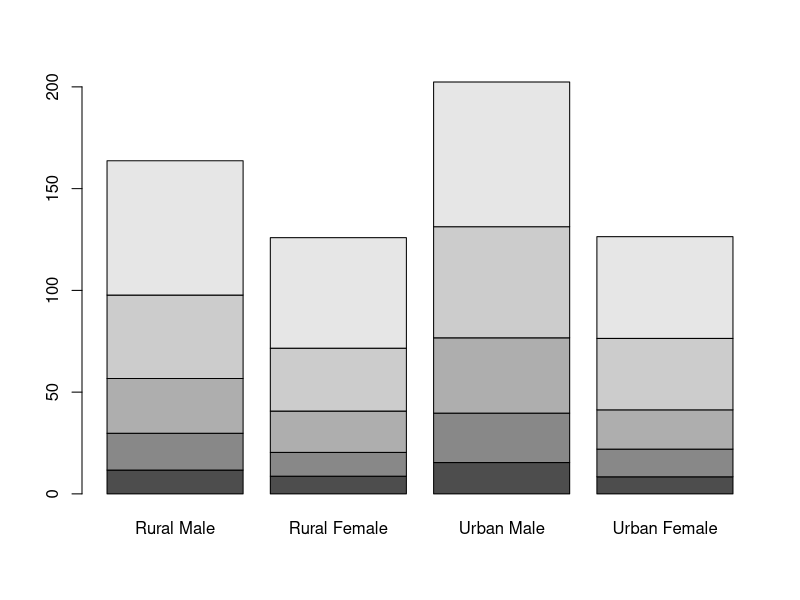
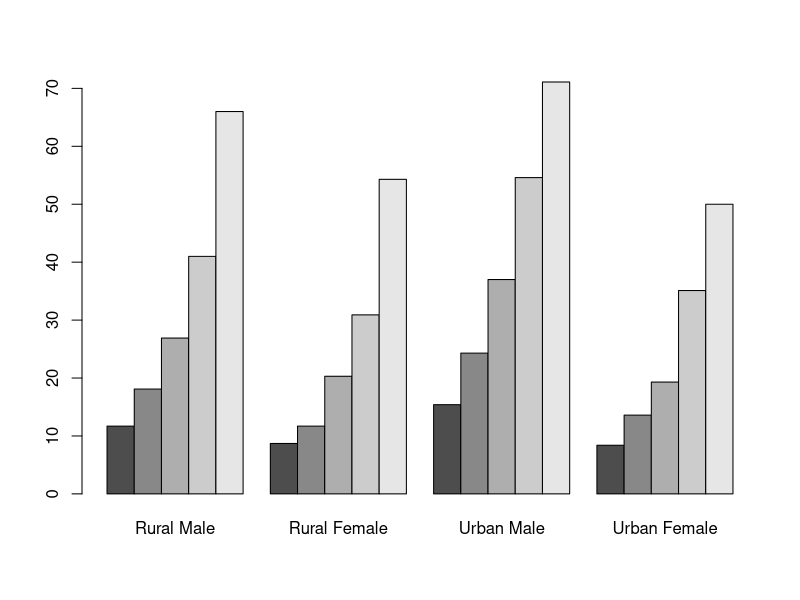
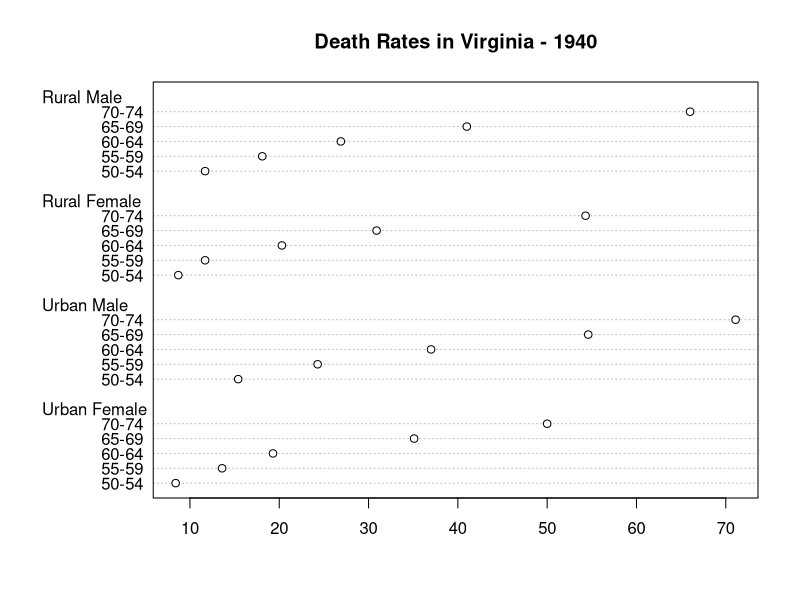
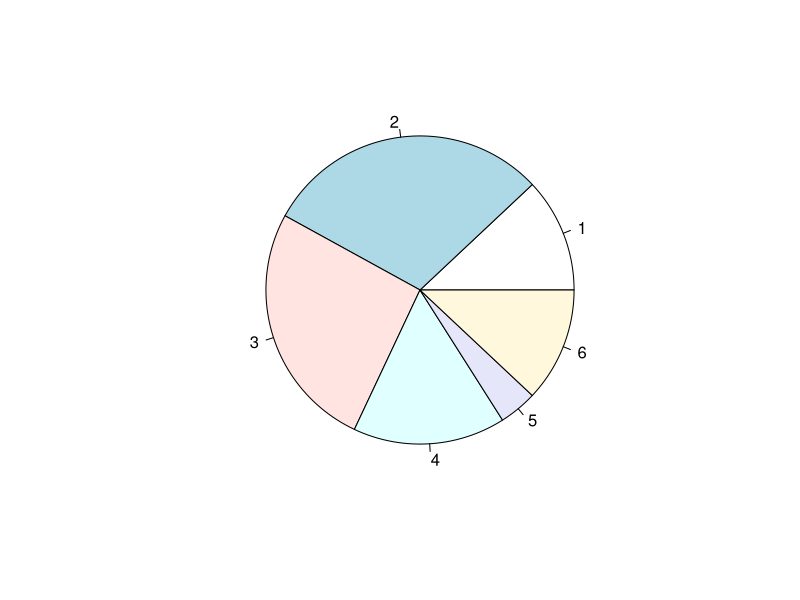
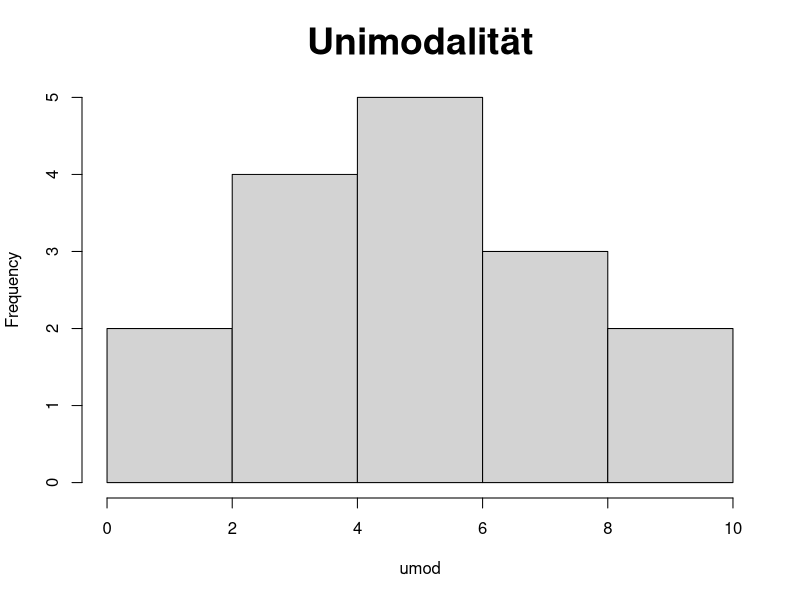
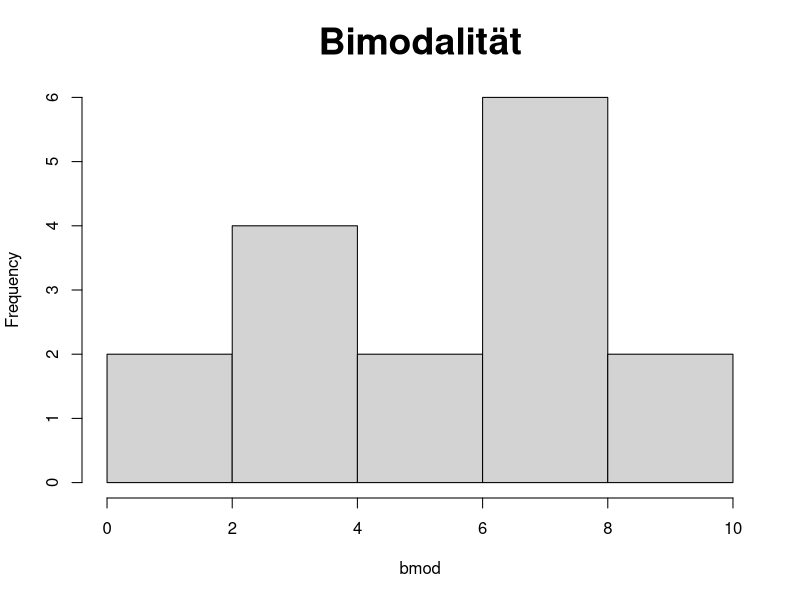
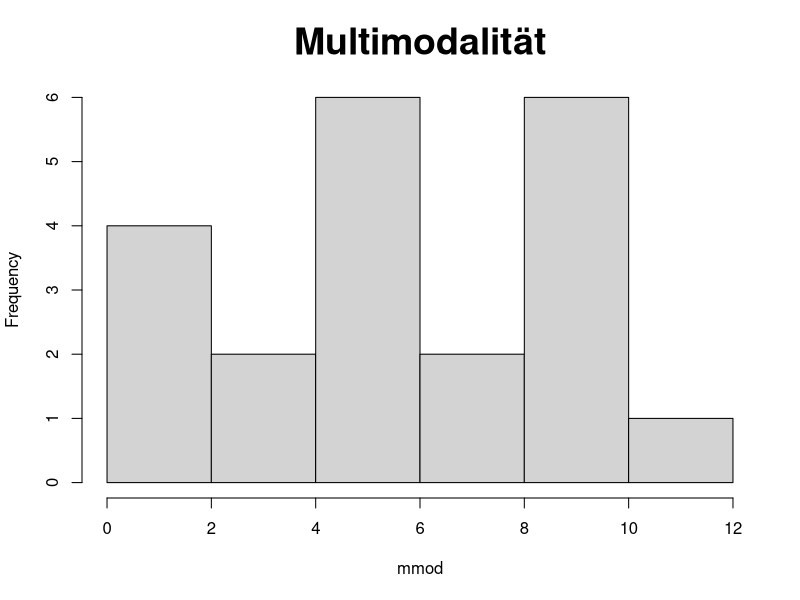
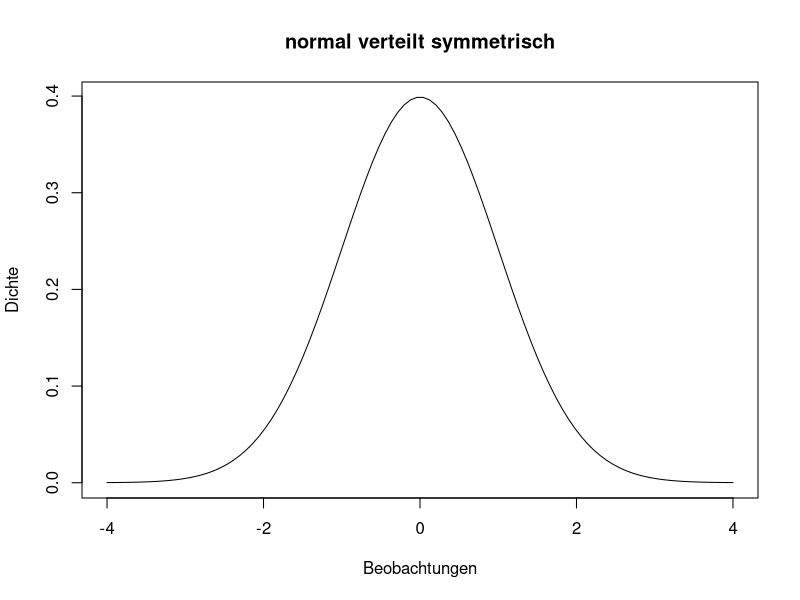

Reproduce these figures in R, in order.
## ---- chunk 1
knitr::opts_chunk$set(warning = FALSE)

panel.hist <- function(x, ...)
{
  usr <- par("usr"); on.exit(par(usr))
  par(usr = c(usr[1:2], 0, 1.5) )
  h <- hist(x, plot = FALSE)
  breaks <- h$breaks; nB <- length(breaks)
  y <- h$counts; y <- y/max(y)
  rect(breaks[-nB], 0, breaks[-1], y, col = "lightblue", ...)
}

panel.cor <- function(x, y, digits = 2, prefix = "", cex.cor, ...)
{
  usr <- par("usr"); on.exit(par(usr))
  par(usr = c(0, 1, 0, 1))
  r <- abs(cor(x, y))
  txt <- format(c(r, 0.123456789), digits = digits)[1]
  txt <- paste0(prefix, txt)
  if(missing(cex.cor)) cex.cor <- 0.8/strwidth(txt)
  text(0.5, 0.5, txt, cex = cex.cor * r,col=ifelse(r>=0.5,"red","black"))
}
## ---- chunk 2
barplot(VADeaths); barplot(VADeaths,beside = TRUE)
## ---- chunk 3
dotchart(VADeaths,main="Death Rates in Virginia - 1940")
## ---- chunk 4
pie.sales <- c(0.12, 0.3, 0.26, 0.16, 0.04, 0.12)
pie(pie.sales)
## ---- chunk 5
x <- x <- c(5, 3, 8, 2, 6, 1, 9, 4)
quantile(x = x, probs = c(0.2, 0.4, 0.5, 0.6, 0.8))
## ---- chunk 6
umod <- c(1, 2, 3, 3, 3, 4, 5, 6, 6, 6, 6, 8, 8, 8, 9, 10)
bmod <- c(1, 2, 3, 3, 3, 4, 5, 6, 7, 7, 7, 8, 8, 8, 9, 10)
mmod <-c (1, 2, 2, 2, 3, 4, 5, 5, 5, 5, 5, 6, 7, 8, 9, 9, 9, 9, 9, 10, 11)
hist(umod, main = 'Unimodalität', cex.main = 2.25)
hist(bmod, main = 'Bimodalität', cex.main = 2.25)
hist(mmod, main = 'Multimodalität', cex.main = 2.25)
## ---- chunk 7
x <- seq(-4, 4, length=100)
y <- dnorm(x)

plot(x, y, type='l', main="normal verteilt symmetrisch", xlab="Beobachtungen", ylab="Dichte")
plot(c(x, x+8), c(y, y), type='l', main="bimodal symmetrisch", xlab="Beobachtungen", ylab="Dichte")
## ---- chunk 8
rechtsSchief <- dbeta(seq(0, 1, by=0.02), 2, 5)
linksSchief <- dbeta(seq(0, 1, by=0.02), 5, 2)
plot(rechtsSchief, type="l", main="rechtsschief", xlab = "Beobachtungen", ylab = "Dichte")
plot(linksSchief, type="l", main="linksschief", xlab = "Beobachtungen", ylab = "Dichte")
## ---- chunk 9
kg<-c(1.82, 1.75, 1.89, 176, 1.65, 1.71)
## ---- chunk 10
boxplot(airquality$Ozone,
  main = "Mean ozone in parts per billion at Roosevelt Island",
  xlab = "Parts Per Billion",
  ylab = "Ozone",
  horizontal = TRUE,
  cex.main = 1.1
)
## ---- chunk 11
daten <- airquality$Temp
hist(daten, main="Histogramm", xlab="Beobachtungen", ylab="Häufigkeit", freq = FALSE);
lines(density(daten))
## ---- chunk 12
oscars <- read.csv2("Daten/oscars.csv", sep=",")
oscars2 <- oscars$Age [oscars$Age>=0 & oscars$Age <=70]
hist(oscars2, breaks=9, main="Oscars", xlab="Alter der Gewinner/in", ylab="Häufigkeit")
## ---- chunk 13
boxplot(oscars2, main="Oscars", xlab="Alter der Gewinner/in", horizontal = TRUE)
## ---- chunk 14
set.seed(14522)
normaleDaten<-rnorm(200)
gammaDaten<-rgamma(200,shape=5,rate=10)
## ---- chunk 15
qqnorm(normaleDaten); qqline(normaleDaten,col=2)
qqnorm(gammaDaten); qqline(gammaDaten,col=2)
## ---- chunk 16
library(ggplot2)
library(patchwork)

set.seed(20200616)

n_pts <- 20
x <- round(runif(n_pts) * 10, 1)

low_pos <- data.frame(x = x, y = x)
high_pos <- data.frame(x = x, y = x + runif(n_pts, 0, 4))
perf_pos <- data.frame(x = x, y = x + runif(n_pts, 0, 10))

plot(low_pos, main = "r = 0.5", lwd=2.0)
plot(perf_pos, main = "r = 0.9", lwd=2.0)
plot(high_pos, main = "r = 1.0", lwd=2.0)
## ---- chunk 17
pairs(state.x77[,1:5], lower.panel = panel.smooth, upper.panel = panel.cor,
diag.panel = panel.hist, las=1)
## ---- chunk 18
pairs(state.x77[, c(1, 2, 3, 5)], lower.panel = panel.smooth, upper.panel = panel.cor,
diag.panel = panel.hist, las=1)
## ---- chunk 19
summary(lm(formula = Murder ~ .  - `Life Exp` - `HS Grad` - Frost - Area,
           data = as.data.frame(state.x77)))
## ---- chunk 20
pairs(state.x77[, c(1, 2, 4, 5)], lower.panel = panel.smooth, upper.panel = panel.cor,
diag.panel = panel.hist, las=1)
## ---- chunk 21
summary(lm(formula = Murder ~ .  - Illiteracy - `HS Grad` - Frost - Area,
           data = as.data.frame(state.x77)))
## ---- chunk 22
summary(lm(formula = Murder ~ . - Income- Illiteracy - `HS Grad` - Frost - Area,
           data = as.data.frame(state.x77)))
## ---- chunk 23
par(mfrow = c(2,2))
plot(lm(formula = Murder ~ . - Income- Illiteracy - `HS Grad` - Frost - Area,
           data = as.data.frame(state.x77)))
## ---- chunk 24
# Unsere Variable:
my_var <- 4

# Ausgeben mit:
print(my_var)

# oder:
my_var
## ---- chunk 25
x <- c(23.192, 21.454, 24.677)
round(x, digits = 1)
## ---- chunk 26
numbers <- c(1, 2.5, 4.5) 

# Das erste Element:
numbers[1]

# Das zweite Element:
numbers[2]

# Index des letzten Elements (von 1 ausgehend)
length(numbers)

# Zugriff auf das letzte Element
numbers[length(numbers)]

# Mit - (Minus) können wir ein Element weglassen:
numbers[-1]

# Bilden einer Teilsequenz aus numbers:
numbers[1:2]

# Weglassen des ersten und dritten Elements weglassen:
numbers[-c(1, 3)]
## ---- chunk 27
x <- 1:8

# Bilden der Matrix durch Zuweisen des dim-Attributes:
dim(x) <- c(2, 4)

# oder mit:
m <- matrix(1:8, nrow = 2, ncol = 4, byrow = FALSE)
m

# byrow ändert, wie die Matrix gefüllt wird (standardmäßig FALSE)
m2 <- matrix(1:8, nrow = 2, ncol = 4, byrow = TRUE)
m2

# Transponieren:
(m_transponiert <- t(m))
